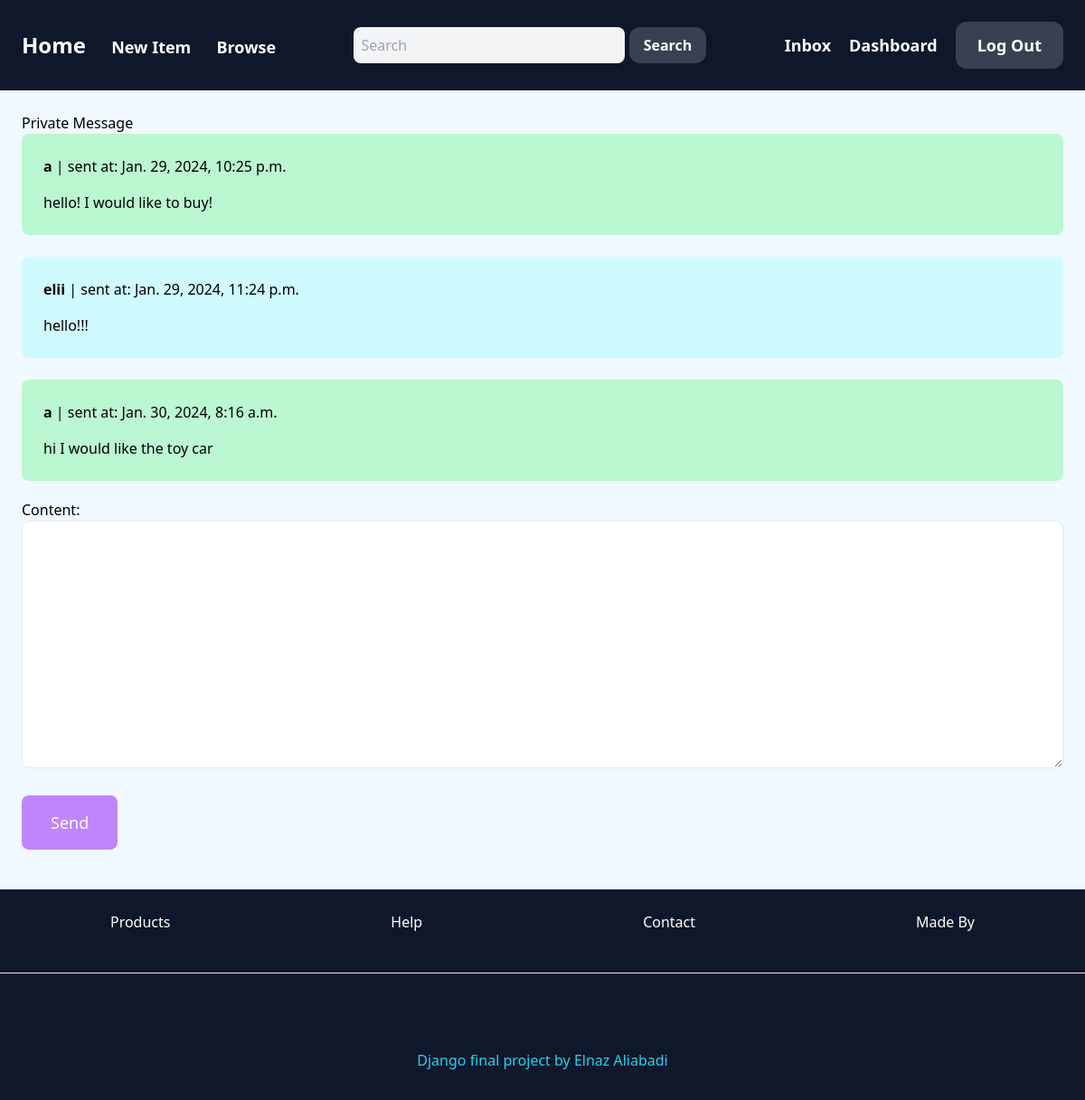
Screenshot of /inbox/1/ (signed in) with the database file from the repository.
### message/models.py (models this page shows)
class ConversationMessage(models.Model):
    conversation= models.ForeignKey(Conversation, related_name='message',on_delete=models.CASCADE)
    content= models.TextField()
    created_at= models.DateTimeField(auto_now_add=True)
    created_by= models.ForeignKey(User,related_name='created_messages',on_delete=models.CASCADE)

### message/views.py (the view)
# urls.py: path('<int:pk>', views.detail, name='detail'),
@login_required
def detail(request,pk):
    conversation = Conversation.objects.filter(members__in=[request.user.id]).get(pk=pk)
    if request.method == 'POST':
        form= ConversationMessageForm(request.POST)
        if form.is_valid():
            conversation_message= form.save(commit=False)
            conversation_message.conversation= conversation
            conversation_message.created_by= request.user
            conversation_message.save()
            conversation.save()
            return redirect('message:pm',pk=pk)
    else:
        form= ConversationMessageForm()
    return render(request,'message/pm.html',{
        'conversation':conversation,
        'form': form
    })

### message/forms.py
class ConversationMessageForm(forms.ModelForm):
    class Meta:
        model= ConversationMessage
        fields=('content',)
        widgets={
            'content':forms.Textarea(attrs={
                'class':'w-full py-4 px-6 rounded-lg border'
            })
        }

### message/templates/message/pm.html (shortened to what this page needs)
{% extends 'homepage/base.html' %}
{% block content %}
    <h1>Private Message</h1>
    <div class="space-y-6 ">
        {% for message in conversation.message.all %}
            <div class="p-6 flex rounded-lg {% if message.created_by == request.user %} bg-green-200 {% else %} bg-cyan-100 {% endif %}">
                <div>
                    <p class="mb-4"><strong>{{ message.created_by.username }}</strong> | sent at: {{ message.created_at }}</p>
                    <p>{{ message.content }}</p>
                </div>
            </div>
        {% endfor %}
    </div>
    <form class="mt-5" action="." method="post">
        {{ form.as_p }}
        <button class="mt-6 py-4 px-8 text-lg bg-purple-400 hover:bg-purple-700 rounded-lg text-white" type="submit">Send</button>
    </form>
{% endblock %}

### rows the page displays
ConversationMessage: created_by.username "a", created_at "Jan. 29, 2024, 10:25 p.m.", content "hello! I would like to buy!"
ConversationMessage: created_by.username "elii", created_at "Jan. 29, 2024, 11:24 p.m.", content "hello!!!"
ConversationMessage: created_by.username "a", created_at "Jan. 30, 2024, 8:16 a.m.", content "hi I would like the toy car"
